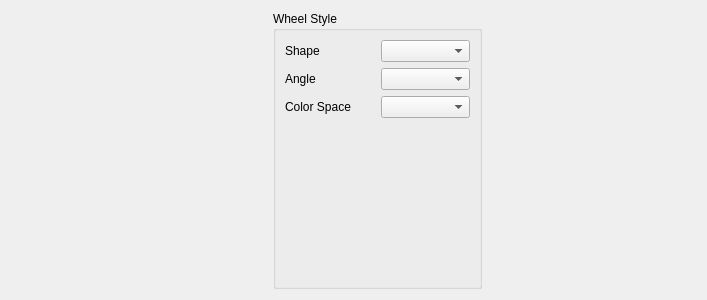
<?xml version="1.0" encoding="UTF-8"?>
<ui version="4.0">
 <class>Demo_Dialog</class>
 <widget class="QDialog" name="Demo_Dialog">
  <property name="geometry">
   <rect>
    <x>0</x>
    <y>0</y>
    <width>707</width>
    <height>300</height>
   </rect>
  </property>
  <property name="windowTitle">
   <string>Color widget demo</string>
  </property>
  <layout class="QHBoxLayout" name="horizontalLayout">
   <item>
    <widget class="Color_Wheel" name="color_wheel">
     <property name="sizePolicy">
      <sizepolicy hsizetype="Minimum" vsizetype="Minimum">
       <horstretch>0</horstretch>
       <verstretch>0</verstretch>
      </sizepolicy>
     </property>
     <property name="minimumSize">
      <size>
       <width>256</width>
       <height>256</height>
      </size>
     </property>
    </widget>
   </item>
   <item>
    <widget class="QGroupBox" name="groupBox">
     <property name="title">
      <string>Wheel Style</string>
     </property>
     <layout class="QGridLayout" name="gridLayout">
      <item row="0" column="0">
       <widget class="QLabel" name="label">
        <property name="text">
         <string>Shape</string>
        </property>
       </widget>
      </item>
      <item row="2" column="0">
       <widget class="QLabel" name="label_2">
        <property name="text">
         <string>Angle</string>
        </property>
       </widget>
      </item>
      <item row="4" column="0">
       <widget class="QLabel" name="label_3">
        <property name="text">
         <string>Color Space</string>
        </property>
       </widget>
      </item>
      <item row="0" column="1">
       <widget class="QComboBox" name="combo_shape"/>
      </item>
      <item row="2" column="1">
       <widget class="QComboBox" name="combo_angle"/>
      </item>
      <item row="4" column="1">
       <widget class="QComboBox" name="combo_color"/>
      </item>
      <item row="6" column="0" colspan="2">
       <widget class="Color_Preview" name="color_preview"/>
      </item>
      <item row="5" column="0">
       <spacer name="verticalSpacer">
        <property name="orientation">
         <enum>Qt::Vertical</enum>
        </property>
        <property name="sizeHint" stdset="0">
         <size>
          <width>20</width>
          <height>40</height>
         </size>
        </property>
       </spacer>
      </item>
     </layout>
    </widget>
   </item>
   <item>
    <widget class="Color_List_Widget" name="color_list"/>
   </item>
  </layout>
 </widget>
 <customwidgets>
  <customwidget>
   <class>Color_Preview</class>
   <extends>QWidget</extends>
   <header>color_preview.hpp</header>
  </customwidget>
  <customwidget>
   <class>Color_Wheel</class>
   <extends>QWidget</extends>
   <header>color_wheel.hpp</header>
  </customwidget>
  <customwidget>
   <class>Color_List_Widget</class>
   <extends>QWidget</extends>
   <header>color_list_widget.hpp</header>
  </customwidget>
 </customwidgets>
 <resources/>
 <connections>
  <connection>
   <sender>color_wheel</sender>
   <signal>colorChanged(QColor)</signal>
   <receiver>color_preview</receiver>
   <slot>setColor(QColor)</slot>
   <hints>
    <hint type="sourcelabel">
     <x>139</x>
     <y>127</y>
    </hint>
    <hint type="destinationlabel">
     <x>356</x>
     <y>264</y>
    </hint>
   </hints>
  </connection>
 </connections>
</ui>
